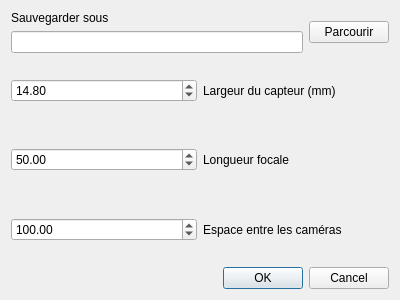
<?xml version="1.0" encoding="UTF-8"?>
<ui version="4.0">
 <class>ExportDialog</class>
 <widget class="QDialog" name="ExportDialog">
  <property name="geometry">
   <rect>
    <x>0</x>
    <y>0</y>
    <width>400</width>
    <height>300</height>
   </rect>
  </property>
  <property name="windowTitle">
   <string>Dialog</string>
  </property>
  <layout class="QVBoxLayout" name="verticalLayout_2">
   <item>
    <layout class="QHBoxLayout" name="horizontalLayout_2">
     <item>
      <layout class="QVBoxLayout" name="verticalLayout">
       <item>
        <widget class="QLabel" name="label_2">
         <property name="text">
          <string>Sauvegarder sous</string>
         </property>
        </widget>
       </item>
       <item>
        <widget class="QLineEdit" name="pathEdit"/>
       </item>
      </layout>
     </item>
     <item>
      <widget class="QPushButton" name="browseButton">
       <property name="text">
        <string>Parcourir</string>
       </property>
      </widget>
     </item>
    </layout>
   </item>
   <item>
    <layout class="QHBoxLayout" name="horizontalLayout">
     <item>
      <widget class="QDoubleSpinBox" name="sensorWidthBox">
       <property name="value">
        <double>14.800000000000001</double>
       </property>
      </widget>
     </item>
     <item>
      <widget class="QLabel" name="label">
       <property name="text">
        <string>Largeur du capteur (mm)</string>
       </property>
      </widget>
     </item>
    </layout>
   </item>
   <item>
    <layout class="QHBoxLayout" name="horizontalLayout_4">
     <item>
      <widget class="QDoubleSpinBox" name="focalBox">
       <property name="maximum">
        <double>990.990000000000009</double>
       </property>
       <property name="value">
        <double>50.000000000000000</double>
       </property>
      </widget>
     </item>
     <item>
      <widget class="QLabel" name="label_4">
       <property name="text">
        <string>Longueur focale</string>
       </property>
      </widget>
     </item>
    </layout>
   </item>
   <item>
    <layout class="QHBoxLayout" name="horizontalLayout_3">
     <item>
      <widget class="QDoubleSpinBox" name="baselineBox">
       <property name="maximum">
        <double>9999.989999999999782</double>
       </property>
       <property name="value">
        <double>100.000000000000000</double>
       </property>
      </widget>
     </item>
     <item>
      <widget class="QLabel" name="label_3">
       <property name="text">
        <string>Espace entre les caméras</string>
       </property>
      </widget>
     </item>
    </layout>
   </item>
   <item>
    <widget class="QDialogButtonBox" name="buttonBox">
     <property name="orientation">
      <enum>Qt::Horizontal</enum>
     </property>
     <property name="standardButtons">
      <set>QDialogButtonBox::Cancel|QDialogButtonBox::Ok</set>
     </property>
    </widget>
   </item>
  </layout>
 </widget>
 <resources/>
 <connections>
  <connection>
   <sender>buttonBox</sender>
   <signal>accepted()</signal>
   <receiver>ExportDialog</receiver>
   <slot>accept()</slot>
   <hints>
    <hint type="sourcelabel">
     <x>248</x>
     <y>254</y>
    </hint>
    <hint type="destinationlabel">
     <x>157</x>
     <y>274</y>
    </hint>
   </hints>
  </connection>
  <connection>
   <sender>buttonBox</sender>
   <signal>rejected()</signal>
   <receiver>ExportDialog</receiver>
   <slot>reject()</slot>
   <hints>
    <hint type="sourcelabel">
     <x>316</x>
     <y>260</y>
    </hint>
    <hint type="destinationlabel">
     <x>286</x>
     <y>274</y>
    </hint>
   </hints>
  </connection>
 </connections>
</ui>
